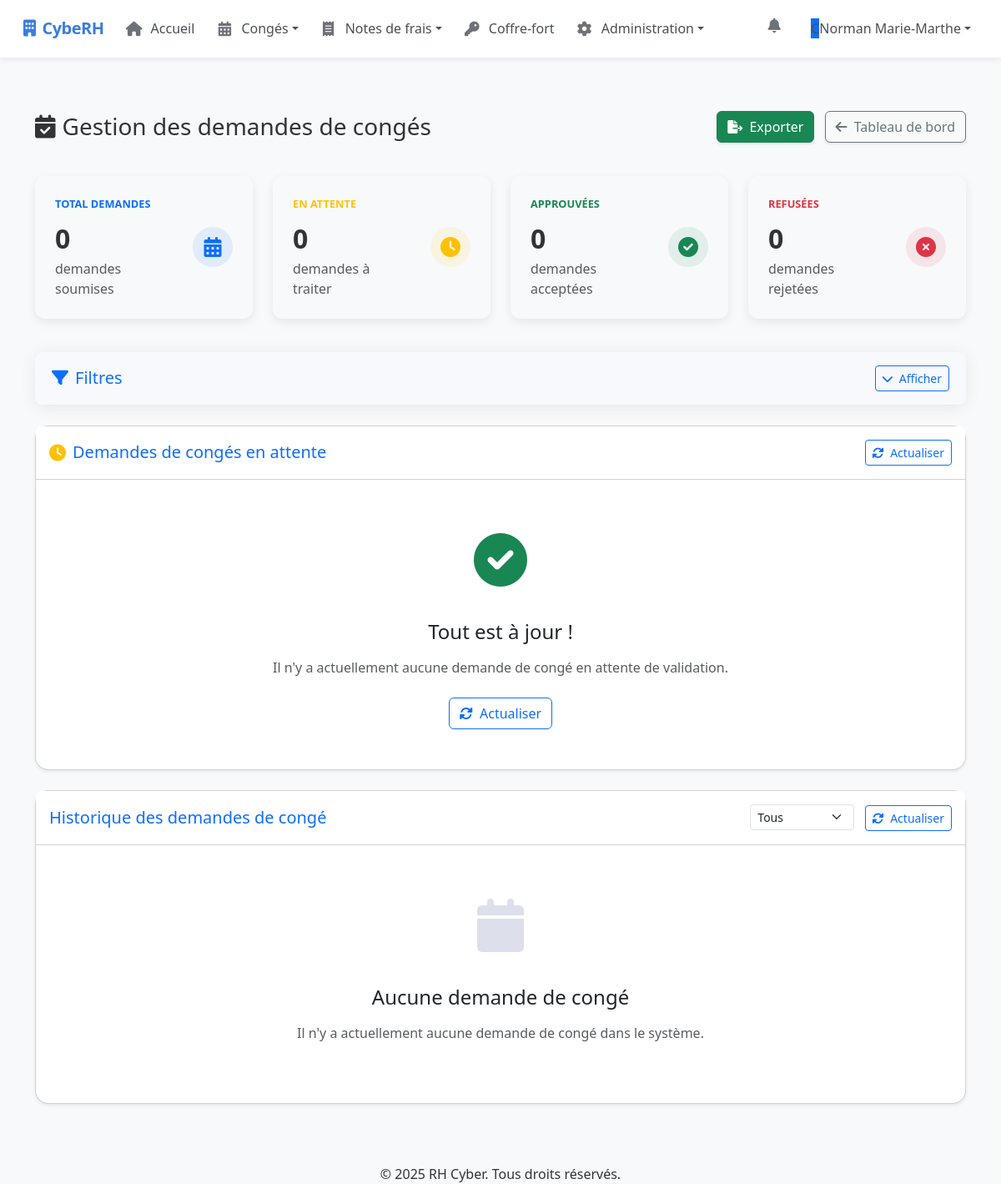
/manage-leaves/ (signed in), run on an earlier commit of the app's database.
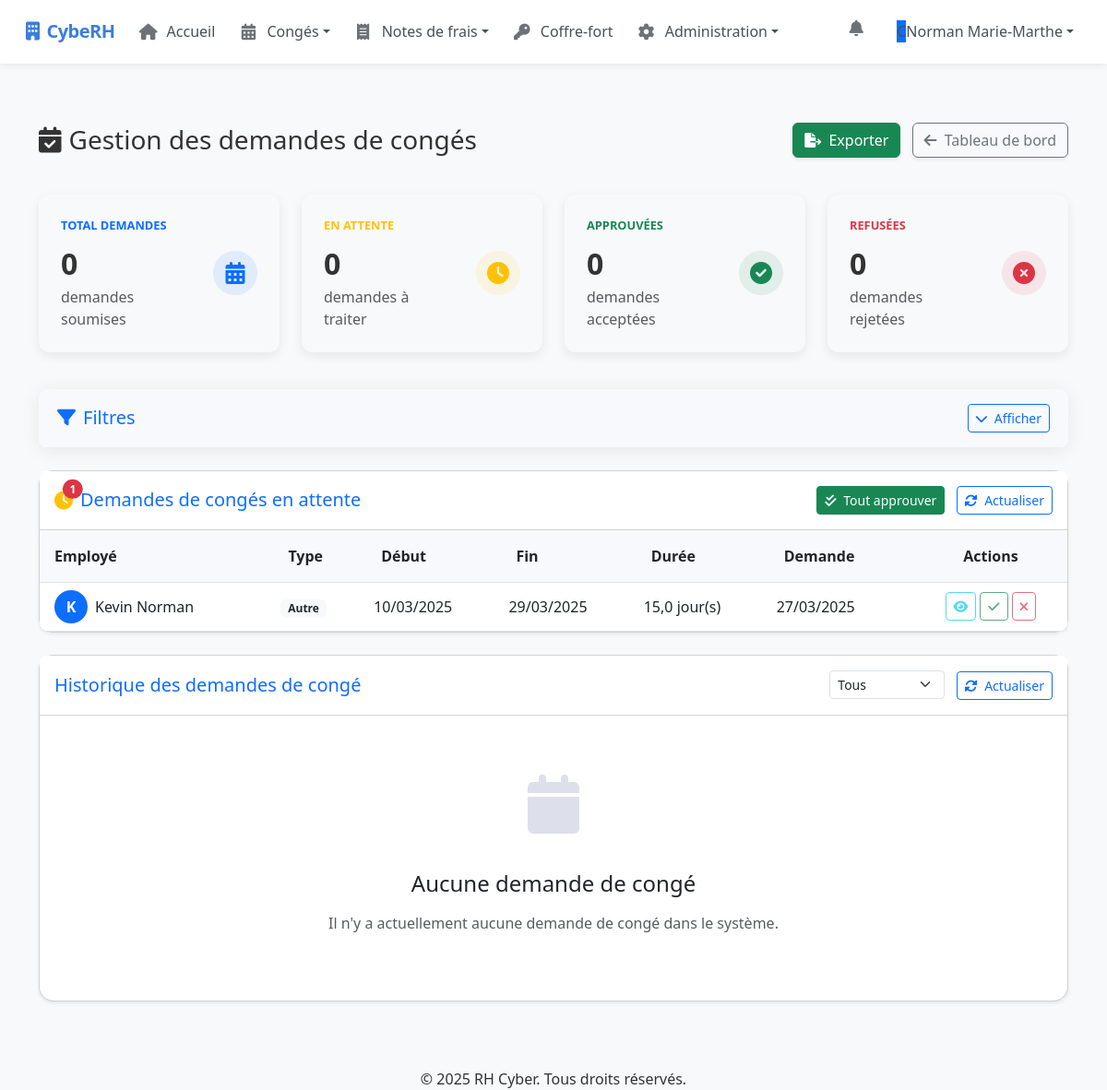
And on a later commit of the database.
### rh_management/models.py (models this page shows, shortened)
class LeaveRequest(models.Model):
    LEAVE_TYPES = (
        ('annual', 'Congé annuel'),
        ('sick', 'Congé maladie'),
        ('parental', 'Congé parental'),
        ('unpaid', 'Congé sans solde'),
        ('bereavement', 'Congé pour décès'),
        ('marriage', 'Congé pour mariage'),
        ('moving', 'Congé pour déménagement'),
        ('other', 'Autre')
    )
    STATUS_CHOICES = (
        ('pending', 'En attente'),
        ('approved', 'Approuvé'),
        ('rejected', 'Refusé')
    )
    HALF_DAY_PERIOD_CHOICES = (
        ('morning', 'Matin'),
        ('afternoon', 'Après-midi')
    )
    user = models.ForeignKey(User, on_delete=models.CASCADE, related_name='leave_requests')
    leave_type = models.CharField(max_length=20, choices=LEAVE_TYPES)
    start_date = models.DateField()
    end_date = models.DateField()
    half_day = models.BooleanField(default=False)
    half_day_period = models.CharField(max_length=10, choices=HALF_DAY_PERIOD_CHOICES, default='morning', blank=True)
    reason = models.TextField(blank=True, null=True)
    status = models.CharField(max_length=10, choices=STATUS_CHOICES, default='pending')
    attachment = models.FileField(upload_to='leave_attachments/', blank=True, null=True)
    created_at = models.DateTimeField(auto_now_add=True)
    updated_at = models.DateTimeField(auto_now=True)
    days_requested = models.DecimalField(max_digits=4, decimal_places=1, default=0)
    class Meta:
        ordering = ['-created_at']

### rh_management/views/leave_views.py (the view, shortened to what this page needs)
# urls.py: path("manage-leaves/", manage_leaves_view, name="manage_leaves"),
@login_required
@user_passes_test(is_admin_hr_or_encadrant)
def manage_leaves_view(request):
    if not request.user.is_authenticated:
        return redirect('login')
    from .permissions import is_encadrant, is_rh, is_admin
    is_admin_flag = is_admin(request.user)
    is_rh_flag = is_rh(request.user)
    is_encadrant_flag = is_encadrant(request.user)
    if not (is_admin_flag or is_rh_flag or is_encadrant_flag):
        messages.error(request, "Vous n'avez pas les permissions nécessaires pour accéder à cette page.")
        return redirect('dashboard')
    if is_admin_flag:
        pending_leaves = LeaveRequest.objects.filter(status='pending').order_by('-created_at')
        processed_leaves = LeaveRequest.objects.exclude(status='pending').order_by('-updated_at')
    elif is_encadrant_flag:
        stp_group = Group.objects.get(name='STP')
        stp_users = stp_group.user_set.all()
        pending_leaves = LeaveRequest.objects.filter(user__in=stp_users, status='pending').order_by('-created_at')
        processed_leaves = LeaveRequest.objects.filter(user__in=stp_users).exclude(status='pending').order_by('-updated_at')
    else:
        pending_leaves = LeaveRequest.objects.none()
        processed_leaves = LeaveRequest.objects.none()
    user_leaves = LeaveRequest.objects.filter(user=request.user).order_by('-created_at')
    new_leave_requests_count = LeaveRequest.objects.filter(status='pending').count()
    new_expense_reports_count = ExpenseReport.objects.filter(status='pending').count()
    new_kilometric_expenses_count = KilometricExpense.objects.filter(status='pending').count()
    context = {
        'pending_leaves': pending_leaves,
        'user_leaves': user_leaves,
        'processed_leaves': processed_leaves,
        'is_admin': is_admin_flag,
        'is_hr': is_rh_flag,
        'is_encadrant': is_encadrant_flag,
        'new_leave_requests_count': new_leave_requests_count,
        'new_expense_reports_count': new_expense_reports_count,
        'new_kilometric_expenses_count': new_kilometric_expenses_count,
    }
    return render(request, 'rh_management/manage_leaves.html', context)

### rh_management/views/permissions.py (called while the page is built)
def is_admin(user):
    return user.is_superuser

def is_rh(user):
    return user.is_staff or user.groups.filter(name="RH").exists()

def is_encadrant(user):
    return user.groups.filter(name="Encadrant").exists()

def is_admin_hr_or_encadrant(user):
    return user.is_superuser or user.is_staff or user.groups.filter(name='Encadrant').exists()

### templates/rh_management/manage_leaves.html (shortened to what the changed rows need)
{% extends "base.html" %}
{% block content %}
<div class="container py-4">
    <div class="d-sm-flex align-items-center justify-content-between leave-header">
        <h1 class="h3 mb-0 text-gray-800"><i class="fas fa-calendar-check me-2"></i>Gestion des demandes de congés</h1>
    </div>
    <div class="card shadow-sm mb-4 rounded-4">
        <div class="card-header py-3 d-flex justify-content-between align-items-center bg-white rounded-top">
            <div class="d-flex align-items-center">
                <span class="position-relative me-2">
                    <i class="fas fa-clock fa-lg text-warning"></i>
                    {% if pending_leaves %}
                    <span class="position-absolute top-0 start-100 translate-middle badge rounded-pill bg-danger">
                        {{ pending_leaves|length }}
                    </span>
                    {% endif %}
                </span>
            </div>
            <div>
                {% if pending_leaves %}
                <button type="button" id="approveAllBtn" class="btn btn-sm btn-success me-2">
                    <i class="fas fa-check-double me-1"></i> Tout approuver
                </button>
                {% endif %}
                <button type="button" class="btn btn-sm btn-outline-primary" id="refreshTable">
                    <i class="fas fa-sync-alt me-1"></i> Actualiser
                </button>
            </div>
        </div>
        <div class="card-body p-0">
            {% if pending_leaves %}
                <div class="table-responsive">
                    <table class="table table-hover leave-table align-middle mb-0" id="pendingLeavesTable">
                        <thead>
                            <tr>
                                <th class="ps-3">Employé</th>
                                <th>Type</th>
                                <th>Début</th>
                                <th>Fin</th>
                                <th>Durée</th>
                                <th>Demande</th>
                                <th class="text-center">Actions</th>
                            </tr>
                        </thead>
                        <tbody>
                            {% for leave in pending_leaves %}
                                <tr class="leave-row">
                                    <td class="ps-3">
                                        <div class="d-flex align-items-center">
                                            <div class="user-bubble bg-primary text-white me-2">
                                                {{ leave.user.get_full_name|default:leave.user.username|slice:":1"|upper }}
                                            </div>
                                            <div>{{ leave.user.get_full_name|default:leave.user.username }}</div>
                                        </div>
                                    </td>
                                    <td>
                                        <span class="badge bg-light text-dark">{{ leave.get_leave_type_display }}</span>
                                    </td>
                                    <td>{{ leave.start_date|date:"d/m/Y" }}</td>
                                    <td>{{ leave.end_date|date:"d/m/Y" }}</td>
                                    <td>{{ leave.days_requested }} jour(s)</td>
                                    <td>{{ leave.created_at|date:"d/m/Y" }}</td>
                                    <td>
                                        <div class="btn-group-actions d-flex justify-content-center">
                                            <button type="button" class="btn btn-sm btn-outline-info me-1 view-leave"
                                                    data-bs-toggle="modal"
                                                    data-bs-target="#detailsModal{{ leave.id }}">
                                                <i class="fas fa-eye"></i>
                                            </button>
                                            <button type="button" class="btn btn-sm btn-outline-success me-1 approve-leave"
                                                    data-bs-toggle="modal"
                                                    data-bs-target="#approveModal{{ leave.id }}">
                                                <i class="fas fa-check"></i>
                                            </button>
                                            <button type="button" class="btn btn-sm btn-outline-danger reject-leave"
                                                    data-bs-toggle="modal"
                                                    data-bs-target="#rejectModal{{ leave.id }}">
                                                <i class="fas fa-times"></i>
                                            </button>
                                        </div>
                                    </td>
                                </tr>
                            {% endfor %}
                        </tbody>
                    </table>
                </div>
            {% else %}
                <div class="empty-state">
                    <div class="empty-icon">
                        <i class="fas fa-check-circle text-success"></i>
                    </div>
                    <h4 class="mb-3">Tout est à jour !</h4>
                    <p class="text-muted mb-4">Il n'y a actuellement aucune demande de congé en attente de validation.</p>
                    <button id="refreshEmpty" class="btn btn-outline-primary">
                        <i class="fas fa-sync-alt me-1"></i> Actualiser
                    </button>
                </div>
            {% endif %}
        </div>
    </div>
</div>
{% endblock %}

What changed in the data, as far as the page shows it:
added LeaveRequest: user.get_full_name "K", user.get_full_name "Kevin Norman", leave_type "Autre", start_date "10/03/2025", end_date "29/03/2025", days_requested "15,0", created_at "27/03/2025"
Also different on the page:
{{ pending_leaves|length }}: (not shown) → "1"
text no longer shown: "Tout est à jour ! Il n'y a actuellement aucune demande de congé en attente de validation. Actualiser"
text now shown: "Tout approuver Employé Type Début Fin Durée Demande Actions"
